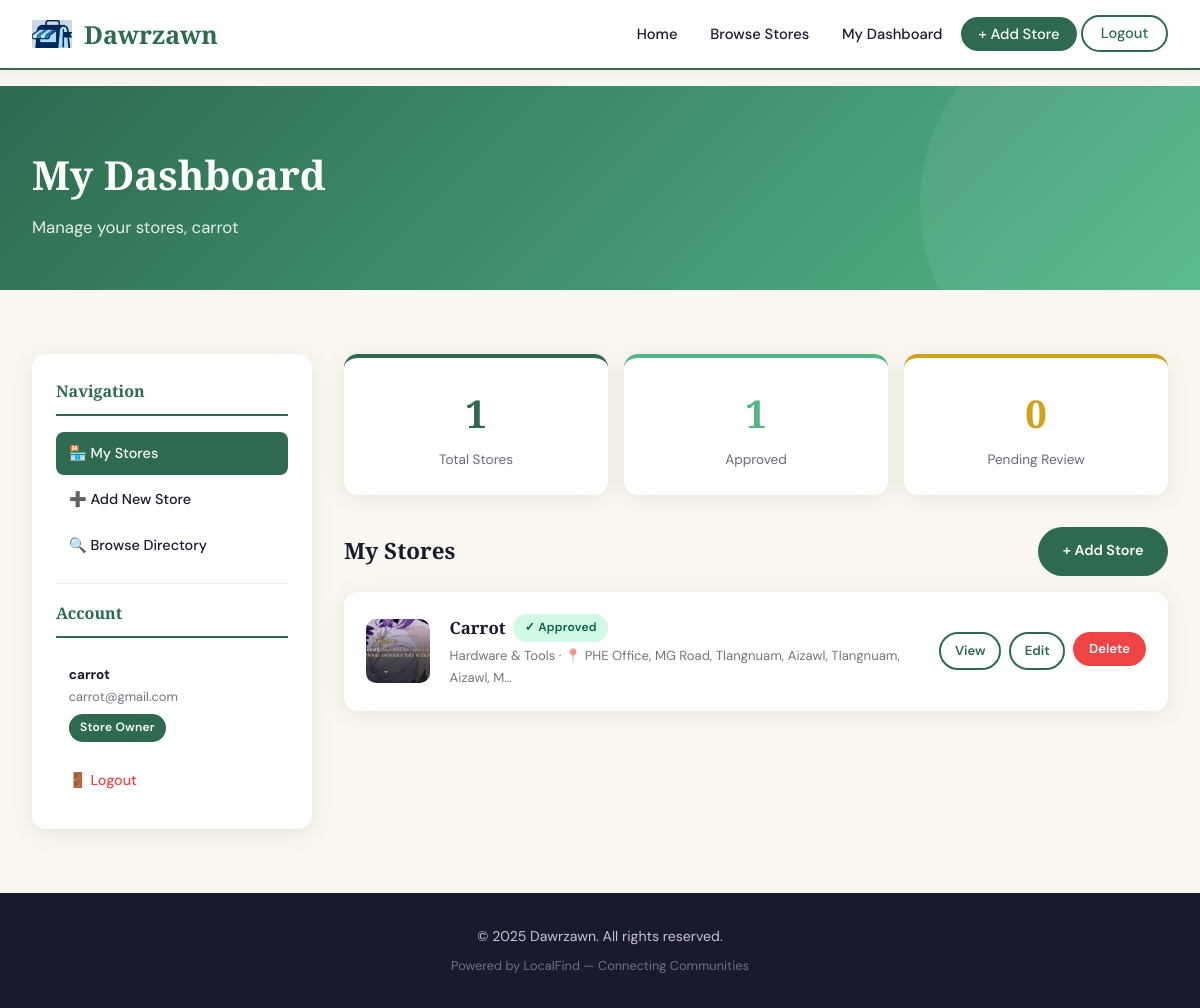
The page /dashboard/owner (signed in) on the database its author committed.
### dawr_zawn.py (models this page shows, shortened)
class SiteSettings(db.Model):
    id = db.Column(db.Integer, primary_key=True)
    site_name = db.Column(db.String(150), default='Dawrzawn')
    tagline = db.Column(db.String(300), default='Discover stores in your community')
    primary_color = db.Column(db.String(20), default='#2d6a4f')
    secondary_color = db.Column(db.String(20), default='#52b788')
    accent_color = db.Column(db.String(20), default='#d4a017')
    bg_color = db.Column(db.String(20), default='#faf7f0')
    text_color = db.Column(db.String(20), default='#1a1a2e')
    logo = db.Column(db.String(200), nullable=True)
    maps_api_key = db.Column(db.String(200), default='YOUR_GOOGLE_MAPS_API_KEY')
    footer_text = db.Column(db.String(500), default='© 2025 Dawrzawn. All rights reserved.')

class User(db.Model):
    id = db.Column(db.Integer, primary_key=True)
    username = db.Column(db.String(80), unique=True, nullable=False)
    email = db.Column(db.String(120), unique=True, nullable=False)
    password_hash = db.Column(db.String(200), nullable=False)
    role = db.Column(db.String(20), default='owner')  # 'owner' or 'admin'
    created_at = db.Column(db.DateTime, default=datetime.utcnow)
    stores = db.relationship('Store', backref='owner', lazy=True)
    is_active = db.Column(db.Boolean, default=True)
    @property
    def is_authenticated(self): return True
    def is_admin(self): return self.role == 'admin'

class Store(db.Model):
    id = db.Column(db.Integer, primary_key=True)
    name = db.Column(db.String(150), nullable=False)
    description = db.Column(db.Text, nullable=True)
    category = db.Column(db.String(50), nullable=False)
    tags = db.Column(db.String(300), nullable=True)  # JSON list
    address = db.Column(db.String(300), nullable=False)
    latitude = db.Column(db.Float, nullable=False)
    longitude = db.Column(db.Float, nullable=False)
    phone = db.Column(db.String(30), nullable=True)
    email = db.Column(db.String(120), nullable=True)
    website = db.Column(db.String(200), nullable=True)
    logo = db.Column(db.String(200), nullable=True)
    opening_hours = db.Column(db.String(300), nullable=True)
    is_approved = db.Column(db.Boolean, default=False)
    is_active = db.Column(db.Boolean, default=True)
    created_at = db.Column(db.DateTime, default=datetime.utcnow)
    owner_id = db.Column(db.Integer, db.ForeignKey('user.id'), nullable=False)

### dawr_zawn.py (the view)
@app.route('/dashboard/owner')
@login_required
def owner_dashboard():
    stores = Store.query.filter_by(owner_id=current_user.id).order_by(Store.created_at.desc()).all()
    return render_template('dashboard_owner.html', stores=stores)

### dawr_zawn.py (called while the page is built)
@login_manager.user_loader
def load_user(user_id):
    return User.query.get(int(user_id))

def get_settings():
    s = SiteSettings.query.first()
    if not s:
        s = SiteSettings()
        db.session.add(s)
        db.session.commit()
    return s

@app.context_processor
def inject_settings():
    def store_pending_count():
        return Store.query.filter_by(is_approved=False, is_active=True).count()
    return dict(settings=get_settings(), store_pending_count=store_pending_count)

### templates/dashboard_owner.html (shortened to what this page needs)
{% extends "base.html" %}
{% block content %}
<section class="page-header">
  <div class="container">
    <h1>My Dashboard</h1>
    <p>Manage your stores, {{ current_user.username }}</p>
  </div>
</section>
<section class="py-4">
  <div class="container two-col">
    <div class="sidebar">
      <p class="sidebar-title">Navigation</p>
      <a href="{{ url_for('owner_dashboard') }}" class="sidebar-link active">🏪 My Stores</a>
      <a href="{{ url_for('add_store') }}" class="sidebar-link">➕ Add New Store</a>
      <a href="{{ url_for('stores') }}" class="sidebar-link">🔍 Browse Directory</a>
      <hr style="border:none;border-top:1px solid var(--border);margin:1rem 0;">
      <p class="sidebar-title">Account</p>
      <div style="padding:0.6rem 0.8rem;font-size:0.85rem;">
        <p><strong>{{ current_user.username }}</strong></p>
        <p style="opacity:0.6;font-size:0.8rem;">{{ current_user.email }}</p>
        <span class="badge badge-primary" style="margin-top:0.4rem;">Store Owner</span>
      </div>
      <a href="{{ url_for('logout') }}" class="sidebar-link" style="margin-top:0.5rem;color:#ef4444;">🚪 Logout</a>
    </div>
    <div>
      <div style="display:grid;grid-template-columns:repeat(3,1fr);gap:1rem;margin-bottom:2rem;">
        <div class="stat-card">
          <p class="stat-number">{{ stores|length }}</p>
          <p class="stat-label">Total Stores</p>
        </div>
        <div class="stat-card secondary">
          <p class="stat-number" style="color:var(--secondary);">{{ stores|selectattr('is_approved')|list|length }}</p>
          <p class="stat-label">Approved</p>
        </div>
        <div class="stat-card accent">
          <p class="stat-number" style="color:var(--accent);">{{ stores|rejectattr('is_approved')|list|length }}</p>
          <p class="stat-label">Pending Review</p>
        </div>
      </div>
      <div style="display:flex;justify-content:space-between;align-items:center;margin-bottom:1rem;">
        <h2 style="font-family:var(--font-display);font-size:1.4rem;font-weight:700;">My Stores</h2>
        <a href="{{ url_for('add_store') }}" class="btn btn-primary">+ Add Store</a>
      </div>
      {% if stores %}
      <div style="display:flex;flex-direction:column;gap:1rem;">
        {% for store in stores %}
        <div class="card" style="padding:1.4rem;display:flex;gap:1.2rem;align-items:center;">
          {% if store.logo %}
          <img src="{{ url_for('static', filename=store.logo) }}"
               style="width:64px;height:64px;object-fit:cover;border-radius:10px;flex-shrink:0;">
          {% endif %}
          <div style="flex:1;min-width:0;">
            <div style="display:flex;align-items:center;gap:0.5rem;flex-wrap:wrap;margin-bottom:0.2rem;">
              <span style="font-family:var(--font-display);font-size:1.05rem;font-weight:700;">{{ store.name }}</span>
              {% if store.is_approved %}
                <span class="badge badge-approved">✓ Approved</span>
              {% else %}
                <span class="badge badge-pending">⏳ Pending</span>
              {% endif %}
            </div>
            <p style="font-size:0.82rem;opacity:0.6;">{{ store.category }} · 📍 {{ store.address[:60] }}{% if store.address|length > 60 %}…{% endif %}</p>
          </div>
          <div style="display:flex;gap:0.5rem;flex-shrink:0;">
            <a href="{{ url_for('store_detail', store_id=store.id) }}" class="btn btn-outline btn-sm">View</a>
            <a href="{{ url_for('edit_store', store_id=store.id) }}" class="btn btn-outline btn-sm">Edit</a>
            <form method="POST" action="{{ url_for('delete_store', store_id=store.id) }}"
                  onsubmit="return confirm('Delete {{ store.name }}?')">
              <button type="submit" class="btn btn-danger btn-sm">Delete</button>
            </form>
          </div>
        </div>
        {% endfor %}
      </div>
      {% endif %}
    </div>
  </div>
</section>
{% endblock %}

### templates/base.html (shortened to what this page needs)
<!DOCTYPE html>
<html lang="en">
<head>
</head>
<body>
<nav>
  <div class="nav-inner">
    <a href="{{ url_for('index') }}" class="nav-brand">
      {% if settings.logo %}
        <img src="{{ url_for('static', filename=settings.logo) }}" alt="Logo">
      {% else %}
        <div class="brand-dot">L</div>
      {% endif %}
      {{ settings.site_name }}
    </a>
    <ul class="nav-links">
      <li><a href="{{ url_for('index') }}">Home</a></li>
      <li><a href="{{ url_for('stores') }}">Browse Stores</a></li>
      {% if current_user.is_authenticated %}
        {% if current_user.is_admin() %}
          <li><a href="{{ url_for('admin_dashboard') }}">Admin Panel
            {% set pending = store_pending_count() %}
            {% if pending > 0 %}<span class="nav-badge">{{ pending }}</span>{% endif %}
          </a></li>
        {% else %}
          <li><a href="{{ url_for('owner_dashboard') }}">My Dashboard</a></li>
          <li><a href="{{ url_for('add_store') }}" class="nav-pill">+ Add Store</a></li>
        {% endif %}
        <li><a href="{{ url_for('logout') }}" class="nav-pill-outline">Logout</a></li>
      {% else %}
        <li><a href="{{ url_for('login') }}">Login</a></li>
        <li><a href="{{ url_for('register') }}" class="nav-pill">Register</a></li>
      {% endif %}
    </ul>
  </div>
</nav>
<main>
  {% block content %}{% endblock %}
</main>
<footer>
  <p>{{ settings.footer_text }}</p>
  <p style="margin-top:0.4rem;font-size:0.8rem;opacity:0.5;">Powered by LocalFind &mdash; Connecting Communities</p>
</footer>
</body>
</html>

### rows shown on the page
SiteSettings: logo (picture), site_name "Dawrzawn", footer_text "© 2025 Dawrzawn. All rights reserved."
User: username "carrot", email "carrot@gmail.com"
Store: logo (picture), name "Carrot", is_approved "✓ Approved", category "Hardware & Tools", address "PHE Office, MG Road, Tlangnuam, Aizawl, Tlangnuam, Aizawl, M"

### other values the page prints
{{ stores|length }} "1"
{{ stores|selectattr('is_approved')|list|length }} "1"
{{ stores|rejectattr('is_approved')|list|length }} "0"
